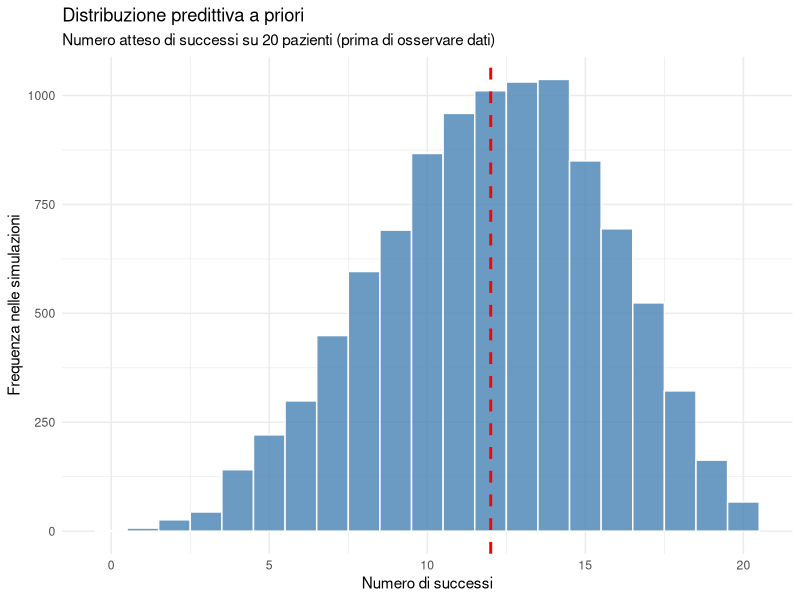
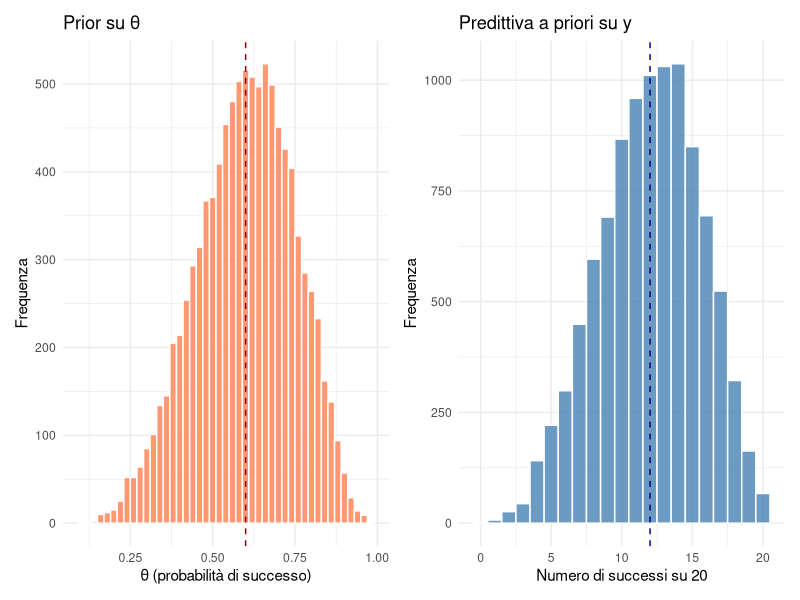
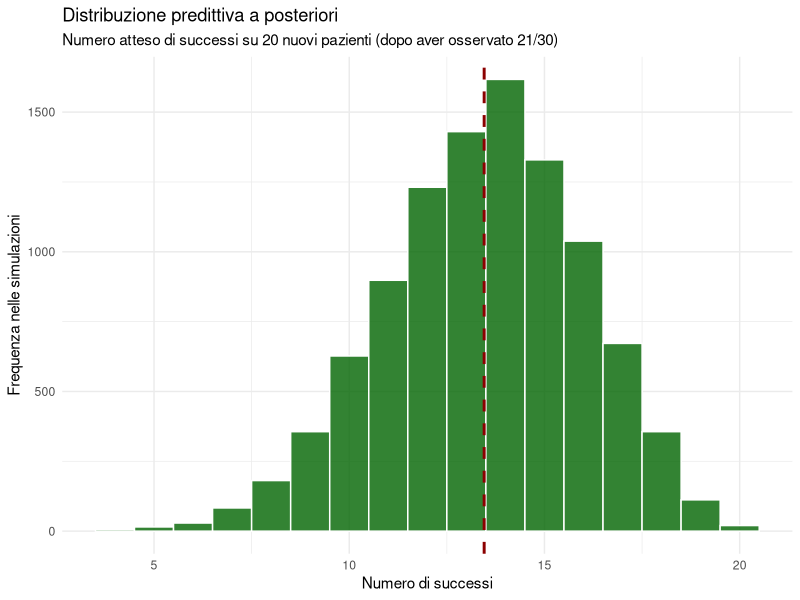
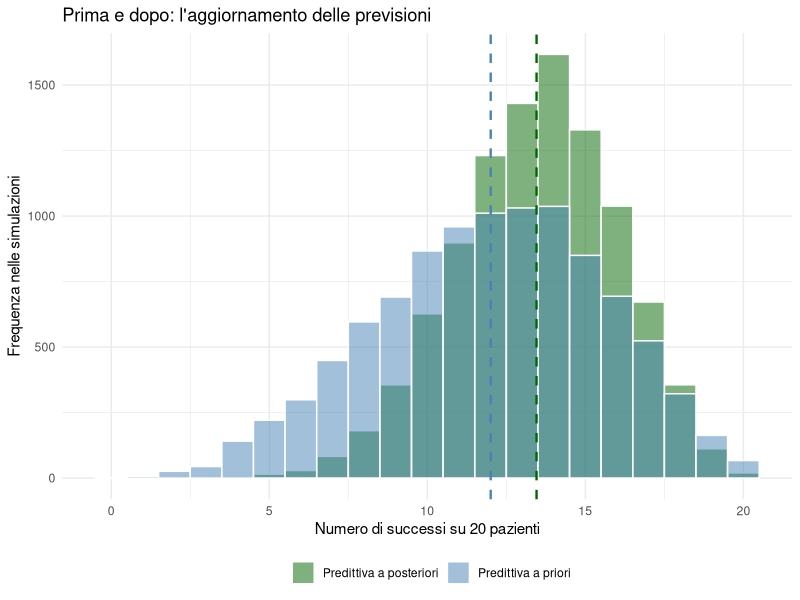
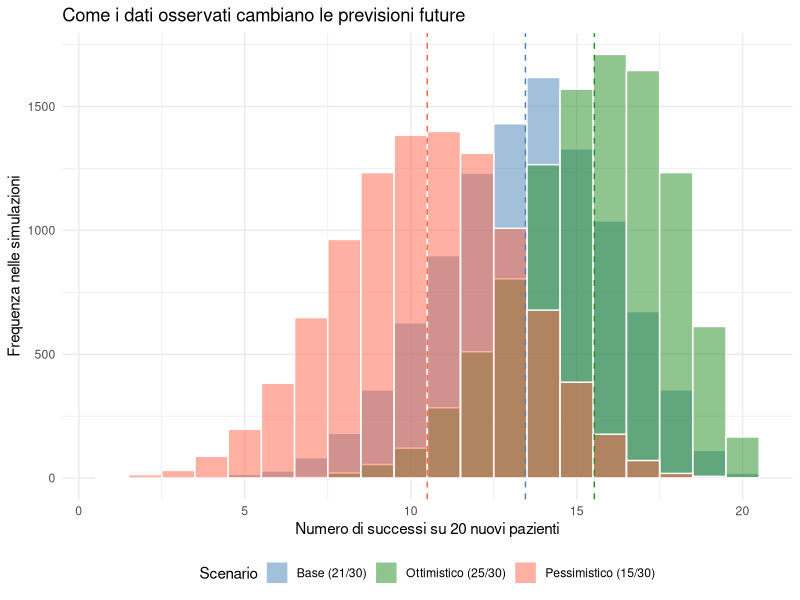

Write R code to recreate these figures, in order.
## ---- chunk 1
#| output: false
library(tidyverse)
library(patchwork)
set.seed(2026)

# Parametri globali condivisi tra tutti i quesiti
a_prior  <- 6
b_prior  <- 4
n_nuovi  <- 20
n_sim    <- 10000

# Distribuzione predittiva a priori (usata in Problema 1)
theta_prior  <- rbeta(n_sim, a_prior, b_prior)
y_prior_pred <- rbinom(n_sim, size = n_nuovi, prob = theta_prior)

# Dati osservati e posteriore (usati in Problema 2)
n_obs    <- 30
k_obs    <- 21
a_post   <- a_prior + k_obs
b_post   <- b_prior + (n_obs - k_obs)
theta_post   <- rbeta(n_sim, a_post, b_post)
y_post_pred  <- rbinom(n_sim, size = n_nuovi, prob = theta_post)
## ---- chunk 2
df_prior_pred <- data.frame(successi = y_prior_pred)

ggplot(df_prior_pred, aes(x = successi)) +
  geom_histogram(binwidth = 1, fill = "steelblue", color = "white", alpha = 0.8) +
  geom_vline(xintercept = mean(y_prior_pred),
             color = "red", linetype = "dashed", linewidth = 1) +
  labs(
    title = "Distribuzione predittiva a priori",
    subtitle = "Numero atteso di successi su 20 pazienti (prima di osservare dati)",
    x = "Numero di successi",
    y = "Frequenza nelle simulazioni"
  ) +
  theme_minimal()
## ---- chunk 3
media_prior_pred <- mean(y_prior_pred)
cat("Media predittiva a priori:", round(media_prior_pred, 1), "\n")

intervallo_90 <- quantile(y_prior_pred, probs = c(0.05, 0.95))
cat("Intervallo predittivo al 90%:", intervallo_90, "\n")
## ---- chunk 4
# Grafico 1: il prior su theta
df_theta <- data.frame(theta = theta_prior)
p1 <- ggplot(df_theta, aes(x = theta)) +
  geom_histogram(binwidth = 0.02, fill = "coral", color = "white", alpha = 0.8) +
  geom_vline(xintercept = a_prior / (a_prior + b_prior),
             color = "darkred", linetype = "dashed") +
  labs(title = "Prior su θ", x = "θ (probabilità di successo)", y = "Frequenza") +
  theme_minimal()

# Grafico 2: la distribuzione predittiva a priori su y
df_y <- data.frame(successi = y_prior_pred)
p2 <- ggplot(df_y, aes(x = successi)) +
  geom_histogram(binwidth = 1, fill = "steelblue", color = "white", alpha = 0.8) +
  geom_vline(xintercept = mean(y_prior_pred),
             color = "navy", linetype = "dashed") +
  labs(title = "Predittiva a priori su y", x = "Numero di successi su 20", y = "Frequenza") +
  theme_minimal()

p1 + p2
## ---- chunk 5
# Probabilità di osservare meno di 5 successi su 20
prob_meno_5 <- mean(y_prior_pred < 5)
cat("P(y < 5) =", round(prob_meno_5, 3), "\n")

# Probabilità di osservare più di 17 successi su 20
prob_piu_17 <- mean(y_prior_pred > 17)
cat("P(y > 17) =", round(prob_piu_17, 3), "\n")

# Probabilità dello scenario più probabile: tra 10 e 16 successi
prob_centrale <- mean(y_prior_pred >= 10 & y_prior_pred <= 16)
cat("P(10 ≤ y ≤ 16) =", round(prob_centrale, 3), "\n")
## ---- chunk 6
df_post_pred <- data.frame(successi = y_post_pred)

ggplot(df_post_pred, aes(x = successi)) +
  geom_histogram(binwidth = 1, fill = "darkgreen", color = "white", alpha = 0.8) +
  geom_vline(xintercept = mean(y_post_pred),
             color = "darkred", linetype = "dashed", linewidth = 1) +
  labs(
    title = "Distribuzione predittiva a posteriori",
    subtitle = "Numero atteso di successi su 20 nuovi pazienti (dopo aver osservato 21/30)",
    x = "Numero di successi",
    y = "Frequenza nelle simulazioni"
  ) +
  theme_minimal()
## ---- chunk 7
media_post_pred <- mean(y_post_pred)
intervallo_post <- quantile(y_post_pred, probs = c(0.05, 0.95))

cat("Media predittiva a posteriori:", round(media_post_pred, 1), "\n")
cat("Intervallo predittivo al 90%:", intervallo_post, "\n")
## ---- chunk 8
cat("=== Confronto predittive ===\n")
cat("A priori  — media:", round(mean(y_prior_pred), 1),
    "| IC 90%:", quantile(y_prior_pred, 0.05), "–", quantile(y_prior_pred, 0.95), "\n")
cat("A posteriori — media:", round(mean(y_post_pred), 1),
    "| IC 90%:", quantile(y_post_pred, 0.05), "–", quantile(y_post_pred, 0.95), "\n")
## ---- chunk 9
df_confronto <- data.frame(
  successi      = c(y_prior_pred, y_post_pred),
  distribuzione = c(rep("Predittiva a priori", n_sim),
                    rep("Predittiva a posteriori", n_sim))
)

ggplot(df_confronto, aes(x = successi, fill = distribuzione)) +
  geom_histogram(binwidth = 1, position = "identity", alpha = 0.5, color = "white") +
  scale_fill_manual(values = c("Predittiva a priori"    = "steelblue",
                               "Predittiva a posteriori" = "darkgreen")) +
  geom_vline(xintercept = mean(y_prior_pred), color = "steelblue",
             linetype = "dashed", linewidth = 0.8) +
  geom_vline(xintercept = mean(y_post_pred), color = "darkgreen",
             linetype = "dashed", linewidth = 0.8) +
  labs(
    title = "Prima e dopo: l'aggiornamento delle previsioni",
    x = "Numero di successi su 20 pazienti",
    y = "Frequenza nelle simulazioni",
    fill = ""
  ) +
  theme_minimal() +
  theme(legend.position = "bottom")
## ---- chunk 10
# Domanda 1: probabilità che almeno 15 su 20 migliorino
prob_almeno_15 <- mean(y_post_pred >= 15)
cat("P(y ≥ 15 | dati) =", round(prob_almeno_15, 3), "\n")

# Domanda 2: probabilità che meno di 10 su 20 migliorino
prob_meno_10 <- mean(y_post_pred < 10)
cat("P(y < 10 | dati) =", round(prob_meno_10, 3), "\n")

# Domanda 3: intervallo predittivo al 90%
intervallo_90_post <- quantile(y_post_pred, probs = c(0.05, 0.95))
cat("Intervallo predittivo al 90%:", intervallo_90_post, "\n")
## ---- chunk 11
# Scenario ottimistico: 25 successi su 30
a_ott <- a_prior + 25
b_ott <- b_prior + 5    # 30 - 25 = 5 fallimenti
y_ott <- rbinom(n_sim, size = n_nuovi, prob = rbeta(n_sim, a_ott, b_ott))

# Scenario pessimistico: 15 successi su 30
a_pes <- a_prior + 15
b_pes <- b_prior + 15   # 30 - 15 = 15 fallimenti
y_pes <- rbinom(n_sim, size = n_nuovi, prob = rbeta(n_sim, a_pes, b_pes))

# Visualizzazione dei tre scenari
df_scenari <- data.frame(
  successi = c(y_ott, y_post_pred, y_pes),
  scenario = c(rep("Ottimistico (25/30)", n_sim),
               rep("Base (21/30)",        n_sim),
               rep("Pessimistico (15/30)", n_sim))
)

ggplot(df_scenari, aes(x = successi, fill = scenario)) +
  geom_histogram(binwidth = 1, position = "identity", alpha = 0.5, color = "white") +
  scale_fill_manual(values = c("Ottimistico (25/30)"  = "forestgreen",
                               "Base (21/30)"          = "steelblue",
                               "Pessimistico (15/30)"  = "tomato")) +
  geom_vline(xintercept = mean(y_ott),       color = "forestgreen", linetype = "dashed") +
  geom_vline(xintercept = mean(y_post_pred), color = "steelblue",   linetype = "dashed") +
  geom_vline(xintercept = mean(y_pes),       color = "tomato",      linetype = "dashed") +
  labs(
    title = "Come i dati osservati cambiano le previsioni future",
    x = "Numero di successi su 20 nuovi pazienti",
    y = "Frequenza nelle simulazioni",
    fill = "Scenario"
  ) +
  theme_minimal() +
  theme(legend.position = "bottom")
## ---- chunk 12
# Riepilogo numerico dei tre scenari
cat("Scenario ottimistico (25/30)  — media:", round(mean(y_ott), 1),
    "| IC 90%:", quantile(y_ott, 0.05), "–", quantile(y_ott, 0.95), "\n")
cat("Scenario base (21/30)         — media:", round(mean(y_post_pred), 1),
    "| IC 90%:", quantile(y_post_pred, 0.05), "–", quantile(y_post_pred, 0.95), "\n")
cat("Scenario pessimistico (15/30) — media:", round(mean(y_pes), 1),
    "| IC 90%:", quantile(y_pes, 0.05), "–", quantile(y_pes, 0.95), "\n")
## ---- chunk 13
# Illustrazione numerica delle due fonti di incertezza

# Incertezza parametrica: SD del posteriore su theta
sd_theta_post <- sqrt(a_post * b_post / ((a_post + b_post)^2 * (a_post + b_post + 1)))
cat("SD del posteriore su θ:", round(sd_theta_post, 4), "\n")

# Incertezza stocastica: SD della binomiale con theta fisso alla media posteriore
theta_media <- a_post / (a_post + b_post)
sd_binom <- sqrt(n_nuovi * theta_media * (1 - theta_media))
cat("SD stocastica (binomiale con θ fisso):", round(sd_binom, 2), "successi\n")

# Incertezza predittiva totale: SD della distribuzione predittiva a posteriori
sd_pred <- sd(y_post_pred)
cat("SD della predittiva a posteriori:", round(sd_pred, 2), "successi\n")
